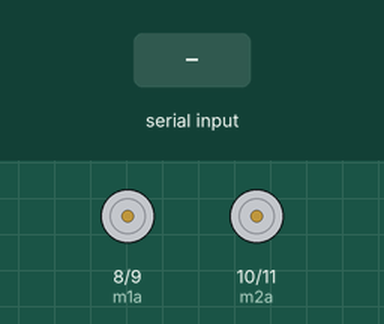
Simulated run of this sketch. Board: Arduino Uno, built with avr-gcc and run on an emulated ATmega328P. Parts: motor-driver pin pairs drawn as motors (green arrow = first pin HIGH = forward, orange = second pin HIGH = backward, longer = more drive, scaled by the enable pin). Inputs (shaded band) come from the test bench.

Above: at 1.2 s.
1.3 s: "I" received over Serial
At 2.4 s:
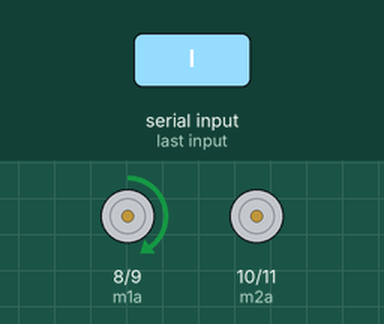
2.8 s: "J" received over Serial
At 3.5 s:
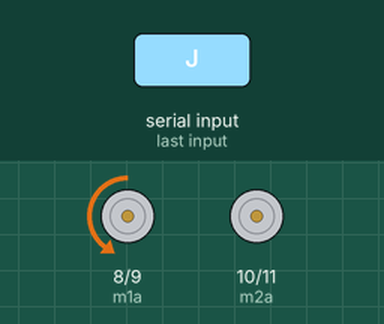
4.3 s: "G" received over Serial
At 4.7 s:
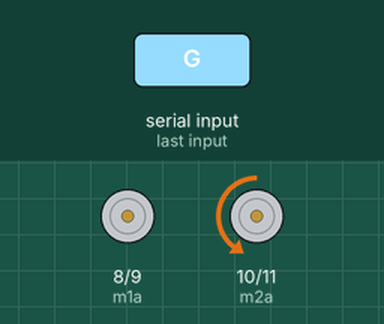
5.8 s: "H" received over Serial
At 7.0 s:
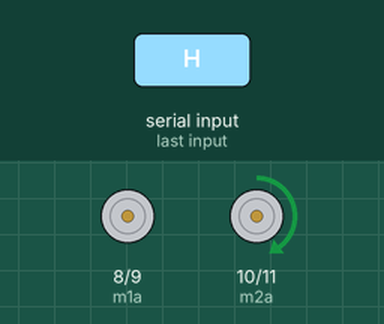
Timing chart, 0 to 8.3 s (numbered marks = the images above; inputs shaded):
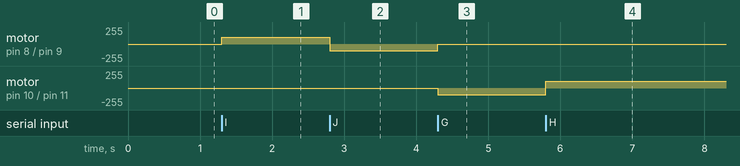

Measured:
- after the input at 1.3 s, motor on pin 8 (m1a) / pin 9 (m1b): stopped → forward 100/255 at once
- after the input at 2.8 s, motor on pin 8 (m1a) / pin 9 (m1b): forward 100/255 → backward 100/255 at once
- after the input at 4.3 s, motor on pin 8 (m1a) / pin 9 (m1b): backward 100/255 → stopped at once; motor on pin 10 (m2a) / pin 11 (m2b): stopped → backward 100/255 at once
- after the input at 5.8 s, motor on pin 10 (m2a) / pin 11 (m2b): backward 100/255 → forward 100/255 at once

The sketch:

bluetoothCar.ino
```cpp
/*
  Bluetooth Control Car.

  The pin configuration for the car is as follows:-

      For Motor Controller (l298N):-

          Arduino pin 11,10,9,8 pins to l298N Driver pins respectively.

                          |
                          V

          ( put the l298n Driver Such that the ic behind the heat sink is visible to you
          so the control pins of l298N is closet to you then attacht 11,10,9,8 sequentially
          from left to right in the l298N motor driver)

          Arduino pin 5,6    =>      To the enable A and enable B pin (corner header pins of l298n Driver)

          Bluetooth Module connections :-

                      Gnd                       =>  Gnd arduino

                      5v OR vcc                 =>  5v arduino

                      Tx of bluetooth module    => Rx of arduino.


  The Software you need to Run this program is "Arduino car" android application made by "one day of Code".
  Also a Python script(using pySerial library) can be used.

  You can tune the offset, brake force, speed etc according to your configuration and needs.
*/

// Communication Rate (Must be same for bluetooth module).
#define SERIAL_RATE 9600
// Direction constants.
#define FRONT 'F'
#define BACK 'B'
#define RIGHT 'R'
#define LEFT 'L'
#define STOP 'S'
#define ENABLE_A 5  // Enable motor A for pwm speed control.(pin 5).
#define ENABLE_B 6  // Enable motor B for pwm speed control.(pin 6).

// Motors control pins.
int m1a = 8;
int m1b = 9;
int m2a = 10;
int m2b = 11;

// Initial speed of Motors.
int speed = 100;
// The force at with brake is applied.(time)
int brakeForce = 100;

/*
  If one motor runs slower OR the car is tilting in
  certain direcction while going forward then change these
  offsets to change the speed of each motor so that
  the path is straight of the car.
*/
int m1SpeedOffset = 0;
int m2SpeedOffset = 0;

void setup(){
  // First we Start with 100 speed.
  analogWrite(ENABLE_A, speed + m1SpeedOffset);
  analogWrite(ENABLE_B, speed + m2SpeedOffset);
  pinMode(m1a, OUTPUT);  // Digital pin 10 set as output Pin
  pinMode(m1b, OUTPUT);  // Digital pin 11 set as output Pin
  pinMode(m2a, OUTPUT);  // Digital pin 12 set as output Pin
  pinMode(m2b, OUTPUT);  // Digital pin 13 set as output Pin
  Serial.begin(SERIAL_RATE);
}

// Move motor in desired driection.
void moveMotor(char dir){

  if(dir == BACK)  // Reverse
  {
    digitalWrite(m1a, HIGH);
    digitalWrite(m1b, LOW);
    digitalWrite(m2a, LOW);
    digitalWrite(m2b, HIGH);
    return;
  }
  if(dir == FRONT)  // Forward
  {
    digitalWrite(m1a, LOW);
    digitalWrite(m1b, HIGH);
    digitalWrite(m2a, HIGH);
    digitalWrite(m2b, LOW);
    return;
  }
  if(dir == RIGHT)  //Right
  {
    digitalWrite(m1a, LOW);
    digitalWrite(m1b, HIGH);
    digitalWrite(m2a, LOW);
    digitalWrite(m2b, HIGH);
    return;
  }
  if(dir == LEFT)  //Left
  {
    digitalWrite(m1a, HIGH);
    digitalWrite(m1b, LOW);
    digitalWrite(m2a, HIGH);
    digitalWrite(m2b, LOW);
    return;
  }
  if(dir == STOP)  //Stop
  {
    brakeMotor();
    return;
  }

  // For Extra and more controll.
  if(dir == 'I')  //Backward Left
  {
    digitalWrite(m1a, HIGH);
    digitalWrite(m1b, LOW);
    digitalWrite(m2a, LOW);
    digitalWrite(m2b, LOW);
    return;
  }
  if(dir == 'J')  //Forward Left
  {
    digitalWrite(m1a, LOW);
    digitalWrite(m1b, HIGH);
    digitalWrite(m2a, LOW);
    digitalWrite(m2b, LOW);
    return;
  }
  if(dir == 'G')  //Backward Right
  {
    digitalWrite(m1a, LOW);
    digitalWrite(m1b, LOW);
    digitalWrite(m2a, LOW);
    digitalWrite(m2b, HIGH);
    return;
  }
  if(dir == 'H')  //Forward Right
  {
    digitalWrite(m1a, LOW);
    digitalWrite(m1b, LOW);
    digitalWrite(m2a, HIGH);
    digitalWrite(m2b, LOW);
    return;
  }

  //SPEED increment and decrement using X and Y keys.
  if(dir == 'X' && (speed + m2SpeedOffset) <= 240 && (speed + m1SpeedOffset) <= 240){
    speed += 10;
    //Serial.println(speed); // UnComment if you want serial output on screen.
    return;
  }

  if(dir == 'Y' && speed >= 15){
    speed -= 10;
    //Serial.println(speed); // UnComment if you want serial output on screen.
    return;
  }

  /*
// Code for slider to work and change speed.
// Work in progress.

  if (dir == "M") {
    speed=180;
    int temp = 0;
    int val=1;
    for (int x = 0; val > 0; x++) {
      temp = val + 10 *temp;
      val = Serial.read();
    }
    speed = temp;
    Serial.println(speed);
    Serial.println(speed);
    return;
  }
  */

  return;
}

void brakeMotor(){
  // Electronic Braking System implemented.
  // Each time, in the Arduino car app the button is released after pressing 'S' is sent and break is applied.
  moveMotor(BACK);
  delay(brakeForce);
  //Stop Motors.
  digitalWrite(m1a, LOW);
  digitalWrite(m1b, LOW);
  digitalWrite(m2a, LOW);
  digitalWrite(m2b, LOW);
  return;
}

void loop(){
  char val; // Value Varaible for recieved value.
  while(Serial.available() > 0){
    // Changing speed.
    analogWrite(ENABLE_A, speed + m1SpeedOffset);
    analogWrite(ENABLE_B, speed + m2SpeedOffset);
    val = Serial.read();
    moveMotor(val);
    //Serial.println(val); // UnComment if you want serial output on screen.
  }
}
```
